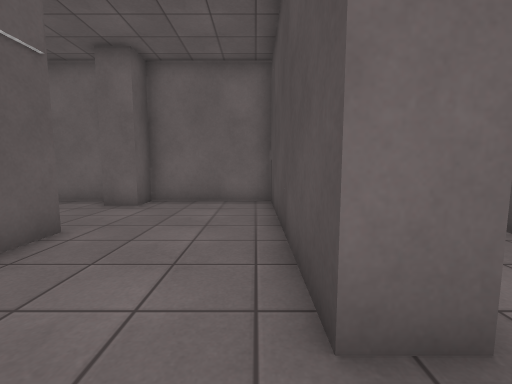
View 1 (above)

24 first-person views from a walk through a Unity game level. The camera is 1.2 m above the floor, tilts 6° down and sees 90° across. Doors are open. The floor is counted in squares, 1 m on a side. Each view is taken from the middle of a square. On the plan, view 1 faces up. The plan holds only what a view shows up to about 12 squares ahead; the rest is blank. The place goes on beyond the plan. The player character is not drawn. Some animated figures are not drawn. Some surface patterns are stand-ins.

View 2
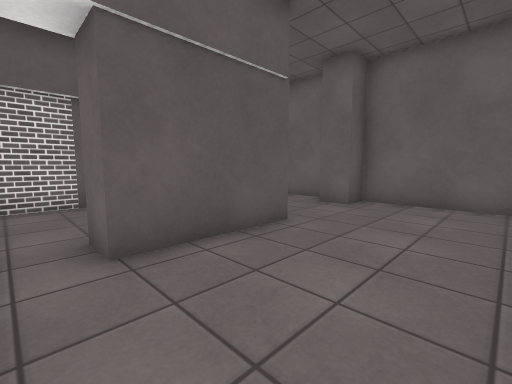

View 3
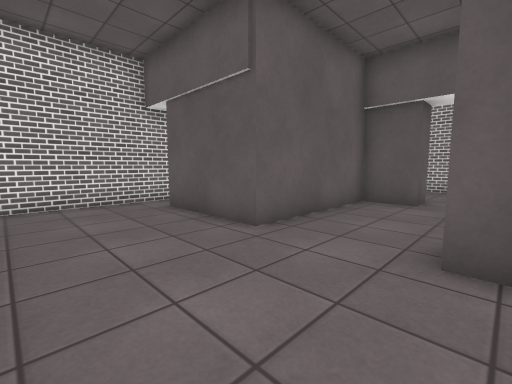

View 4
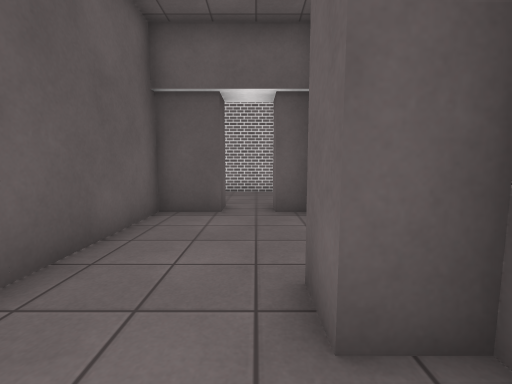

View 5
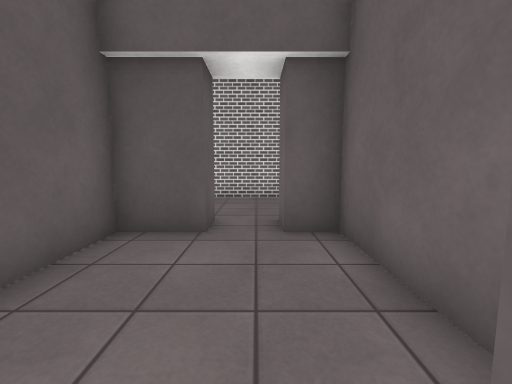

View 6
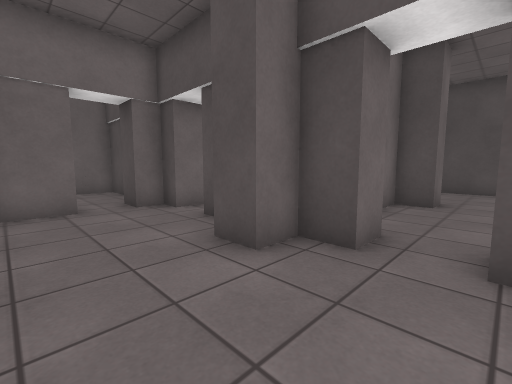

View 7
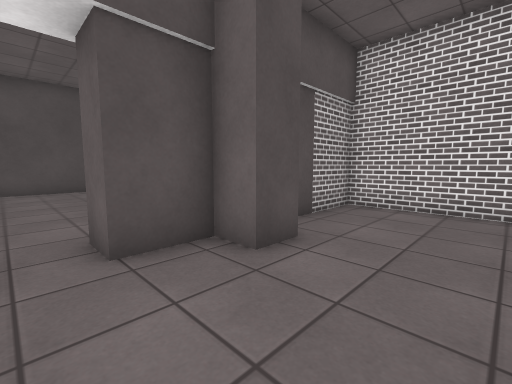

View 8
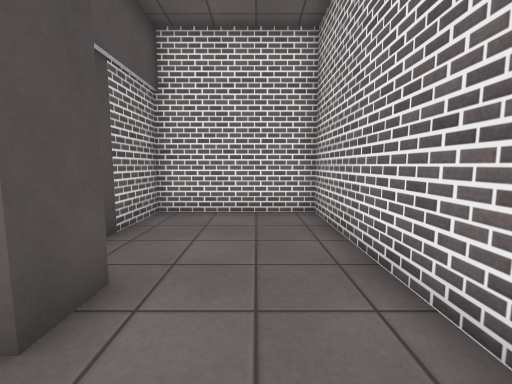

View 9
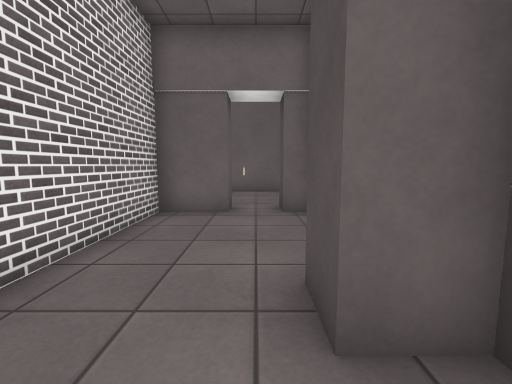

View 10
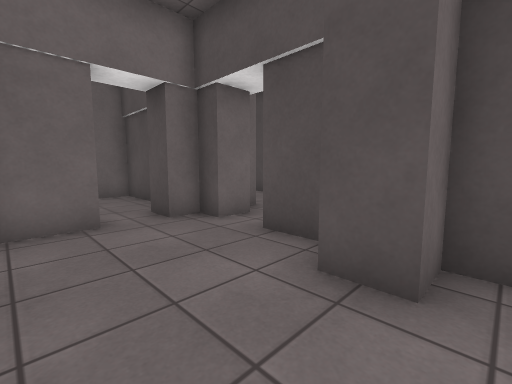

View 11
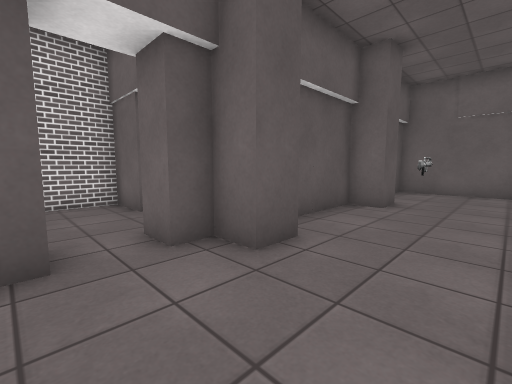

View 12
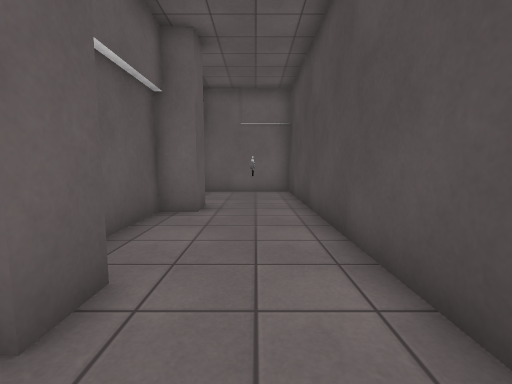

View 13
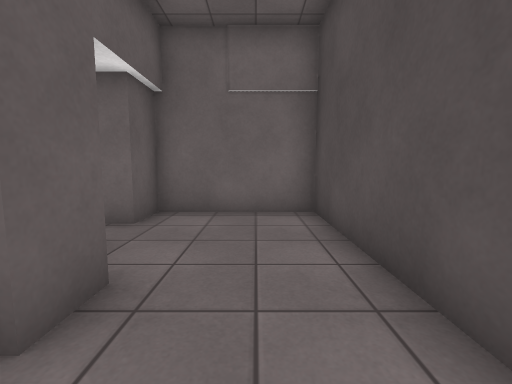

View 14
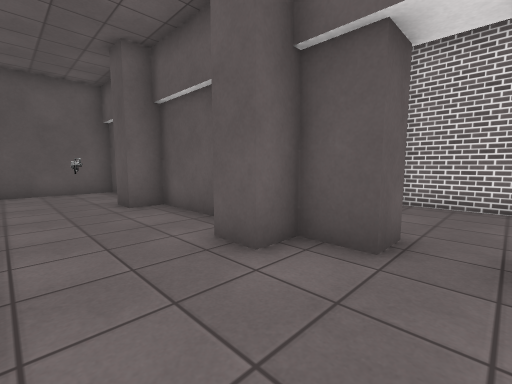

View 15
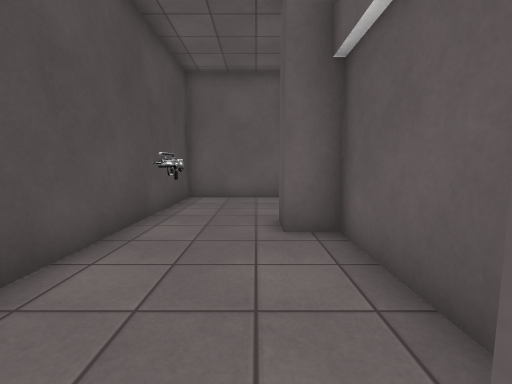

View 16
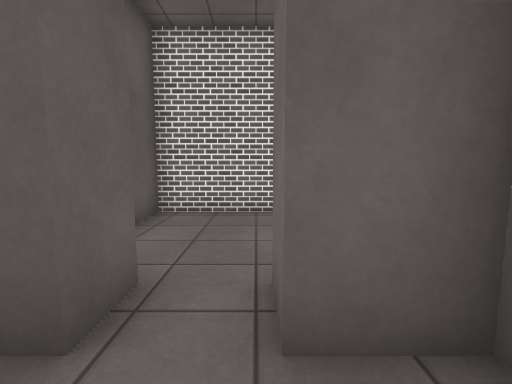

View 17
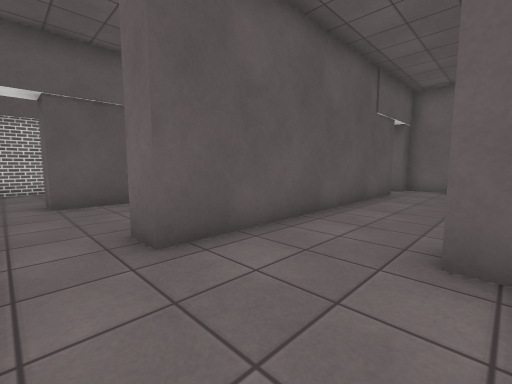

View 18
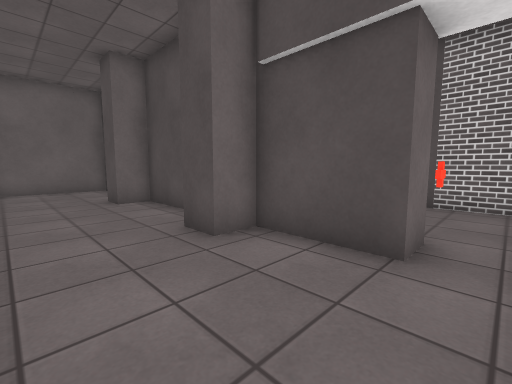

View 19
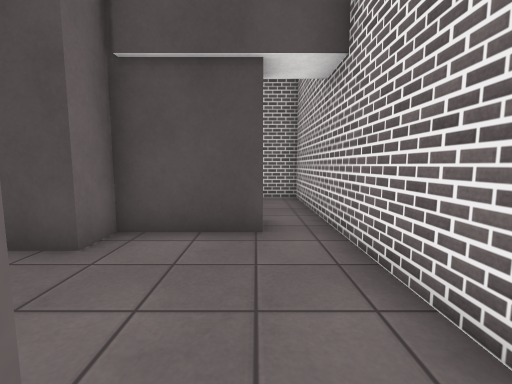

View 20
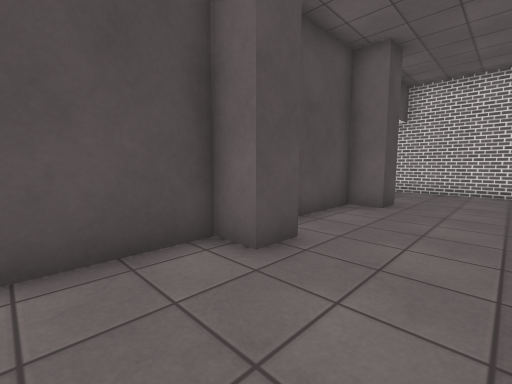

View 21
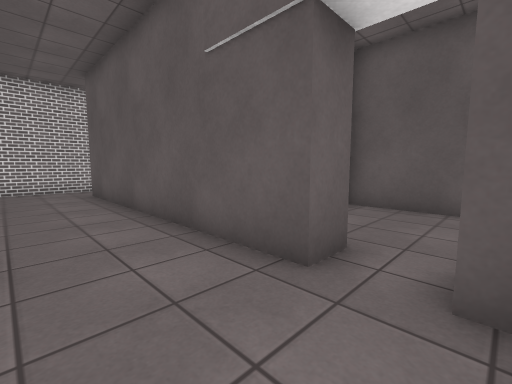

View 22
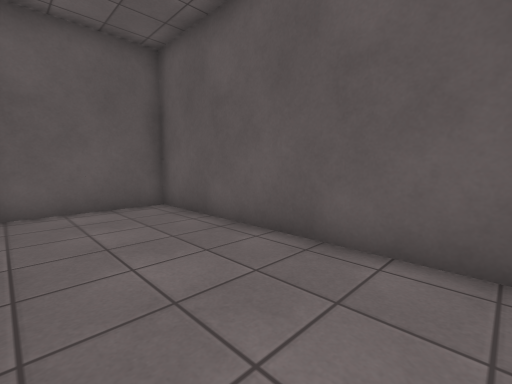

View 23
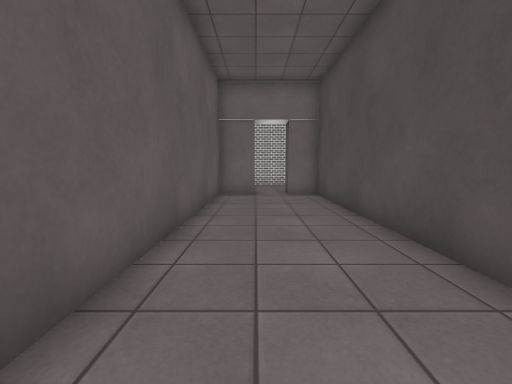

View 24
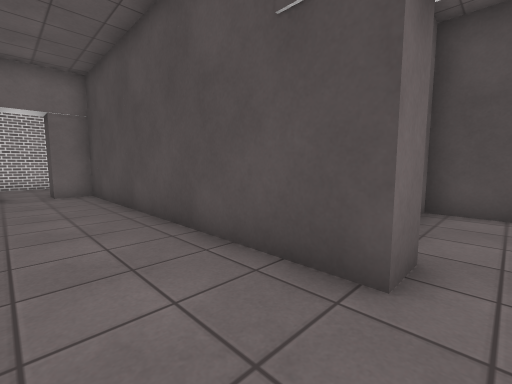

### Floor plan
Points are (right, up) in squares from view 1. A wall is a line through its corners. A room is listed if a view was taken in it or the views show most of it. See-through windows are left out.
Room 1 (views 1, 2, 3, 4, 5)
walls: (0.5, 1.5) (0.5, 8.5) (-3.5, 8.5) (-3.5, 7.5) (-4.5, 7.5) (-4.5, 8.5) (-8.5, 8.5) (-8.5, 7.5); (-8.5, 6.1) (-8.5, 4.5) (-3.5, 4.5) (-3.5, 0.9); (-4.2, -0.5) (0.5, -0.5)
ways out: open door at (-9, 6.5) to room 2; opening at (1, 0.5) to room 4; open door at (-4, 0.5)
Room 2 (views 6, 7, 8, 9, 10)
walls: (-13.5, 7.9) (-13.5, -0.5) (-9.5, -0.5) (-9.5, 2.1); (-9.5, 7.5) (-9.5, 8.5) (-10.5, 8.5) (-10.5, 9.5); (-10.5, 3.4) (-10.5, 4.5) (-9.5, 4.5) (-9.5, 6.1); (-9.5, 10) (-9.5, 11.4); (-9.5, 12.7) (-9.5, 13.5) (-10.3, 13.5); (-11.7, 13.5) (-13.5, 13.5) (-13.5, 9.4)
ways out: open door at (-9, 6.5) to room 1; open door at (-9, 12) to room 3; open door at (-11, 14) to room 6
Room 3 (views 11, 12, 13, 14, 15, 16)
walls: (-8.5, 20.8) (-8.5, 19.5) (-7.5, 19.5) (-7.5, 18.5) (-8.5, 18.5) (-8.5, 14.5) (-7.5, 14.5) (-7.5, 13.5) (-8.5, 13.5) (-8.5, 12.7); (-8.5, 11.4) (-8.5, 9.5) (-4.5, 9.5) (-4.5, 23.5) (-8.5, 23.5) (-8.5, 22.2)
ways out: open door at (-9, 12) to room 2; open door at (-9, 21.5)
Room 4 (views 17, 18, 19, 20, 21)
walls: (1.5, 11.4) (1.5, 1.5) (0.5, 1.5); (5.5, 0.9) (5.5, 3.5) (4.5, 3.5) (4.5, 4.5) (5.5, 4.5) (5.5, 8.5) (4.5, 8.5) (4.5, 9.5) (5.5, 9.5) (5.5, 13.5) (1.5, 13.5) (1.5, 12.7); (0.5, -0.5) (6, -0.5)
ways out: opening at (1, 0.5) to room 1; open door at (1, 12) to room 5; open door at (6, 0)
Room 5 (views 22, 23, 24)
walls: (0.5, 12.7) (0.5, 23.5) (-0.7, 23.5); (-2, 23.5) (-3.5, 23.5) (-3.5, 9.5) (0.1, 9.5)
ways out: open door at (1, 12) to room 4; open door at (-1.5, 24)
Room 6 (no view inside)
walls: (-9.5, 16.4) (-9.5, 18.5) (-12.1, 18.5)
ways out: open door at (-11, 14) to room 2

Positions as (right, up) in squares from view 1, and headings:
1: (0, 0), facing up
2: (0, 0), facing up-left
3: (0, 8), facing down-left
4: (-2, 7), facing left
5: (-4, 7), facing left
6: (-13, 6), facing up-right
7: (-13, 7), facing down-right
8: (-12, 6), facing down
9: (-11, 7), facing up
10: (-13, 8), facing up-right
11: (-5, 11), facing up-left
12: (-6, 12), facing up
13: (-6, 17), facing up
14: (-5, 22), facing down-left
15: (-7, 19), facing down
16: (-7, 22), facing left
17: (5, 0), facing up-left
18: (2, 0), facing up-right
19: (1, 1), facing right
20: (2, 12), facing down-right
21: (4, 13), facing down-left
22: (0, 17), facing down-left
23: (-2, 13), facing up
24: (-2, 12), facing up-right
